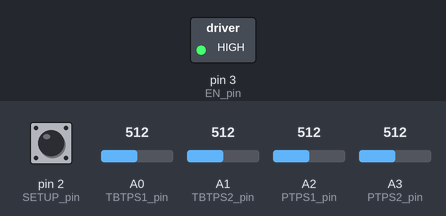
The sketch below on a simulated Arduino Nano, built with avr-gcc and run on an emulated ATmega328P. On the bench: switched loads named in the sketch (green lamp = pin HIGH). The test bench sets the inputs (shaded band); at power-on: pin 2 (SETUP_pin) LOW, A0 (TBTPS1_pin) = 512, A1 (TBTPS2_pin) = 512, A2 (PTPS1_pin) = 512, A3 (PTPS2_pin) = 512. What the sketch prints to the serial monitor is not drawn.

Above: at 0.1 s.
Timing chart, 0 to 2.5 s (numbered marks = the images above):
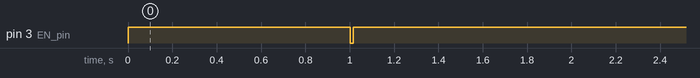

Measured:
- by itself, pin 3 (EN_pin): HIGH → LOW at 1.0 s, → HIGH 0.01 s later

The sketch:

throttleControl.ino
```cpp
#include <arduino-timer.h>
//#include <Adafruit_ADS1X15.h>
#include <Wire.h>
#include <Adafruit_PWMServoDriver.h>

#include <EEPROM.h>


////////////////////////////////////Throttle Body//////////////////////////////////////
#define PWM_FREQ 500    //tb pwm frequency

//PCA9685 pins
#define LPWM_pin 0      //PWM pin on PCA9685
#define RPWM_pin 1      //PWM pin on PCA9685
#define EN_pin 3        //R_EN/L_EN tied together
//#define RIS_pin         //overcurrent alarm right
//#define LIS_pin         //overcurrent alarm right

#define PROPGAIN 20 //proportional gain, motor force (12b) = (TB TPS(10b) - pedal pos (10b)) * PROPGAIN
                    //decrease if oscillating, increase for better throttle response and precision

#define MINPWM 1600     //minimum PWM for the motor to having action
#define PWMFREQ 500     //servo pwm frequency

//////////////////////////////////////TPS///////////////////

//TPS 1/2 maximum variation -- used for error checking if one redundant sensor has failed
#define TBTPS_var 200
#define PTPS_var 300

//throttle body pot pins
#define TBTPS1_pin A0
#define TBTPS2_pin A1

//e-pedal pot pins
#define PTPS1_pin A2
#define PTPS2_pin A3

//min throttle idle pot pin
#define IDLE_POT_pin A6

//maximum possible throttle plate open at idle (0-1023)
#define MAX_IDLE_TB_OPEN 200

//////////////////////////////////////Other
//programming macros
#define OPEN 1
#define CLOSE 0

#define INUM 100  //control loop interval in uS

#define EEPROM_ADDR 100   //address to store pedal TPS values
#define SETUP_pin 2       //setup switch, apply 5V to activate

//throttle body tps sensor
float tbtps1_val = 0;
float tbtps2_val = 0;

//pedal tps sensor
float ptps1_val = 0;
float ptps2_val = 0;

//throttle body TPS max/min values
float tbtps1_OPEN = 0;
float tbtps1_CLOSE = 0;
float tbtps1_range = 0;   //range = open-close. precalculate for faster runtime

float tbtps2_OPEN = 0;
float tbtps2_CLOSE = 0;
float tbtps2_range = 0;   //range = open-close. precalculate for faster runtime

//pedal TPS max/min values
float ptps1_OPEN = 0;
float ptps1_CLOSE = 0;
float ptps1_range = 0;   //range = open-close. precalculate for faster runtime

float ptps2_OPEN = 0;
float ptps2_CLOSE = 0;
float ptps2_range = 0;   //range = open-close. precalculate for faster runtime

float idle_pos = 0;   //minimum throttle position

float throttlePos = 0;   //throttle pedal position average reading

float mot_pwm = 0;  //motor force control follows writeMot convention

float tbAvg = 0; //throttle body position average reading


Adafruit_PWMServoDriver pwm = Adafruit_PWMServoDriver();

Timer<3, micros> u_timer;

/*
   readTBTPS
   directly reads throttle body TPS
   raw value
*/
void readTBTPS()
{
  tbtps1_val = analogRead(TBTPS1_pin);
  tbtps2_val = analogRead(TBTPS2_pin);
}

/*
   readPTPS
   directly reads pedal TPS
   raw value
*/
void readPTPS()
{
  //invert if pins are inversed
  ptps1_val = analogRead(PTPS2_pin);
  ptps2_val = analogRead(PTPS1_pin);
}
/*
   calculateTBTPS
   abstracts readTBTPS
   calculates tbAvg
*/
bool calculateTBTPS()
{
  readTBTPS();
  //read and calculate current motor position
  float tbTemp1 = abs(((tbtps1_val - tbtps1_CLOSE) * 1024) / tbtps1_range);
  float tbTemp2 = abs(((tbtps2_CLOSE - tbtps2_val) * 1024) / tbtps2_range);
  //average between the two, use
  tbAvg = abs((tbTemp1 + tbTemp2) / 2);
  //Serial.println("tbtemp1: " + String(tbTemp1) + "\ttbtemp2: " +  String(tbTemp2));
  if (abs(tbTemp1 - tbTemp2) > TBTPS_var)
  {
    //error
    Serial.println("readTPS: ERROR INVALID TBTPS " + String(tbTemp1) + "\t" +  String(tbTemp2));
    //read and calculate current motor position

    while (1)
    {
      emergencyStop();
    }

  }
  return true;
}

/*
   calculateTPTPS
   abstracts readPTPS
   calculates throttlePos
*/
bool calculatePTPS()
{
  readPTPS();
  //pedal tps sensor
  //read and calculate current pedal position, based on range, pos close and pos open
  float pTemp1 = abs(((ptps1_val - ptps1_CLOSE) * 1023) / ptps1_range);
  float pTemp2 = abs(((ptps2_val - ptps2_CLOSE) * 1023) / ptps2_range);
  throttlePos = idle_pos + ((abs((pTemp1 + pTemp2) / 2.0) / 1023.0) * (1023 - idle_pos));    //average and scale with idle position
  throttlePos = constrain(throttlePos, 0, 1023);
  if (abs(pTemp1 - pTemp2) > PTPS_var)
  {
    //error
    Serial.println("readTPS: ERROR INVALID PTPS " + String(pTemp1) + "\t" +  String(pTemp2));
    //read and calculate current motor position

    while (1)
    {
      emergencyStop();
    }

  }
  //Serial.println(String(pTemp1) + "\t" + String(pTemp2) + "\t" + String(throttlePos));
  return true;
}

/*
   emergencyStop
   call this when in error state
   concentrates the numbers in one area, decreases chance for error
*/
void emergencyStop()
{
  digitalWrite(EN_pin, LOW);
}
/*
   writeMot
   writes to motor
   val: 13 bit, 0-4095 is close, 4096 is relax, 4097-8192 is open
*/
void writeMot(float val)
{
  /*
     RPWM+ LPWM- to open
  */
  if (val > 8192 || val < 0)
  {
    Serial.println("writeMot: ERROR VAL EXCEEDED " + String(val));
    emergencyStop();
    while (1);
  }
  else if (val < 4096)
  {
    //close
    digitalWrite(EN_pin, HIGH);
    pwm.setPWM(RPWM_pin, 0, 0);
    pwm.setPWM(LPWM_pin, 0, 4095 - val);
    //Serial.println("CLOSE: " + String(val));
  }
  else if (val > 4096)
  {
    //open
    digitalWrite(EN_pin, HIGH);
    pwm.setPWM(RPWM_pin, 0, val - 4097);
    pwm.setPWM(LPWM_pin, 0, 0);
    //Serial.println("OPEN: " + String(val));
  }
  else if (val == 4096)
  {
    //relax
    digitalWrite(EN_pin, LOW);
    pwm.setPWM(RPWM_pin, 0, 0);
    pwm.setPWM(LPWM_pin, 0, 0);
    //Serial.println("HOLD: " + String(val));
  }

}

/*
   abstracts writeMot
   sets position of throttle body based on global throttlePos
   interval controller so call on interval
*/
bool setPos()
{
  if (tbAvg < throttlePos)
  {
    mot_pwm = 4096 + (PROPGAIN * (throttlePos - tbAvg));
  }
  else if (tbAvg > throttlePos)
  {
    mot_pwm = 4096 + (PROPGAIN * (throttlePos - tbAvg));
  }
  mot_pwm = constrain(mot_pwm, 0, 8192);
  //Serial.println(String(mot_pwm) + "\t" + String(tbAvg) + "\t" + String(throttlePos));
  //Serial.println(String(throttlePos - tbAvg));
  writeMot(mot_pwm);
  return true;
}
/*
   read max/min TB values
*/
void initSequence()
{
  Serial.println("initialization sequence");
  //////////////////////////////TB setup
  //open motor
  writeMot(8191);
  delay(500);
  //while(1);
  //read TB TPS values
  readTBTPS();
  tbtps1_OPEN = tbtps1_val;
  tbtps2_OPEN = tbtps2_val;

  //close motor
  writeMot(0);
  delay(500);

  //read TB TPS values
  readTBTPS();
  tbtps1_CLOSE = tbtps1_val;
  tbtps2_CLOSE = tbtps2_val;

  //calculate ranges
  tbtps1_range = abs(tbtps1_OPEN - tbtps1_CLOSE);
  tbtps2_range = abs(tbtps2_OPEN - tbtps2_CLOSE);

  Serial.println("TPS1OPEN: " + String(tbtps1_OPEN) + " TPS1CLOSE: " + String(tbtps1_CLOSE) + " TPS2OPEN: " + String(tbtps2_OPEN) + " TPS2CLOSE: " + String(tbtps2_CLOSE));
  //Serial.println("tbtps1_range: " + String(tbtps1_range) + " tbtps2_range: " + String(tbtps2_range));
  writeMot(4096); //relax motor


  /*
     checks if setup switch (pin) is pulled HIGH
     allows setting calibration values if it is
     else reads values from eeprom
  */
  bool setup_en = digitalRead(SETUP_pin);
  Serial.println("Setup mode: " + String(setup_en));
  if (setup_en)
  {
    //enter setup
    Serial.println("Push throttle all the way then release. Do this a few times to capture the range");
    readPTPS();
    idle_pos = analogRead(IDLE_POT_pin);
    ptps1_OPEN = ptps1_val;
    ptps1_CLOSE = ptps1_val;
    ptps2_OPEN = ptps2_val;
    ptps2_CLOSE = ptps2_val;
    while (setup_en)
    {
      readPTPS();
      //find max/mins
      if (ptps1_val > ptps1_OPEN)
      {
        ptps1_OPEN = ptps1_val;
      }
      if (ptps1_val < ptps1_CLOSE)
      {
        ptps1_CLOSE = ptps1_val;
      }
      if (ptps2_val > ptps2_OPEN)
      {
        ptps2_OPEN = ptps2_val;
      }
      if (ptps2_val < ptps2_CLOSE)
      {
        ptps2_CLOSE = ptps2_val;
      }
      //set test idle position to throttlePos, write to motor
      throttlePos = (float(analogRead(IDLE_POT_pin)) * MAX_IDLE_TB_OPEN) / 1023;
      calculateTBTPS();
      setPos();
      setup_en = digitalRead(SETUP_pin);
    }
    writeMot(4096);  //relax motor
    //save to eeprom   EEPROM_ADDR
    Serial.println("Writing EEPROM...");
    EEPROM.put(EEPROM_ADDR, ptps1_OPEN);                            //pedal1 open
    EEPROM.put(EEPROM_ADDR + sizeof(float), ptps1_CLOSE);           //pedal1 close
    EEPROM.put(EEPROM_ADDR + (2 * sizeof(float)), ptps2_OPEN);      //pedal2 open
    EEPROM.put(EEPROM_ADDR + (3 * sizeof(float)), ptps2_CLOSE);     //pedal2 close
    EEPROM.put(EEPROM_ADDR + (4 * sizeof(float)), throttlePos);     //idle throttle position

    Serial.println("ptps1_OPEN: " + String(ptps1_OPEN));
    Serial.println("ptps1_CLOSE: " + String(ptps1_CLOSE));
    Serial.println("ptps2_OPEN: " + String(ptps2_OPEN));
    Serial.println("ptps2_CLOSE: " + String(ptps2_CLOSE));
    Serial.println("IDLE: " + String(throttlePos));
  }
  Serial.println("Reading EEPROM...");
  //not setup mode, read from eeprom
  EEPROM.get(EEPROM_ADDR, ptps1_OPEN);                            //pedal1 open
  EEPROM.get(EEPROM_ADDR + sizeof(float), ptps1_CLOSE);           //pedal1 close
  EEPROM.get(EEPROM_ADDR + (2 * sizeof(float)), ptps2_OPEN);      //pedal2 open
  EEPROM.get(EEPROM_ADDR + (3 * sizeof(float)), ptps2_CLOSE);     //pedal2 close
  EEPROM.get(EEPROM_ADDR + (4 * sizeof(float)), idle_pos);     //idle throttle position
  //calculate ranges
  ptps1_range = abs(ptps1_OPEN - ptps1_CLOSE);
  ptps2_range = abs(ptps2_OPEN - ptps2_CLOSE);

  Serial.println("ptps1_OPEN: " + String(ptps1_OPEN));
  Serial.println("ptps1_CLOSE: " + String(ptps1_CLOSE));
  Serial.println("ptps2_OPEN: " + String(ptps2_OPEN));
  Serial.println("ptps2_CLOSE: " + String(ptps2_CLOSE));
  Serial.println("ptps1_range: " + String(ptps1_range));
  Serial.println("ptps2_range: " + String(ptps2_range));
  Serial.println("IDLE: " + String(idle_pos));
}


void setup() {
  Serial.begin(115200);
  pwm.begin();
  pwm.setOscillatorFrequency(25000000);
  pwm.setPWMFreq(PWMFREQ);
  Wire.setClock(400000);

  pinMode(EN_pin, OUTPUT);
  pinMode(SETUP_pin, INPUT);
  initSequence();
  //u_timer.every(INUM, calculateTBTPS);
  //u_timer.every(INUM, calculatePTPS);
  //u_timer.every(INUM, setPos);
}
void loop() {
  delayMicroseconds(INUM);
  calculateTBTPS();
  calculatePTPS();
  setPos();
}
```
